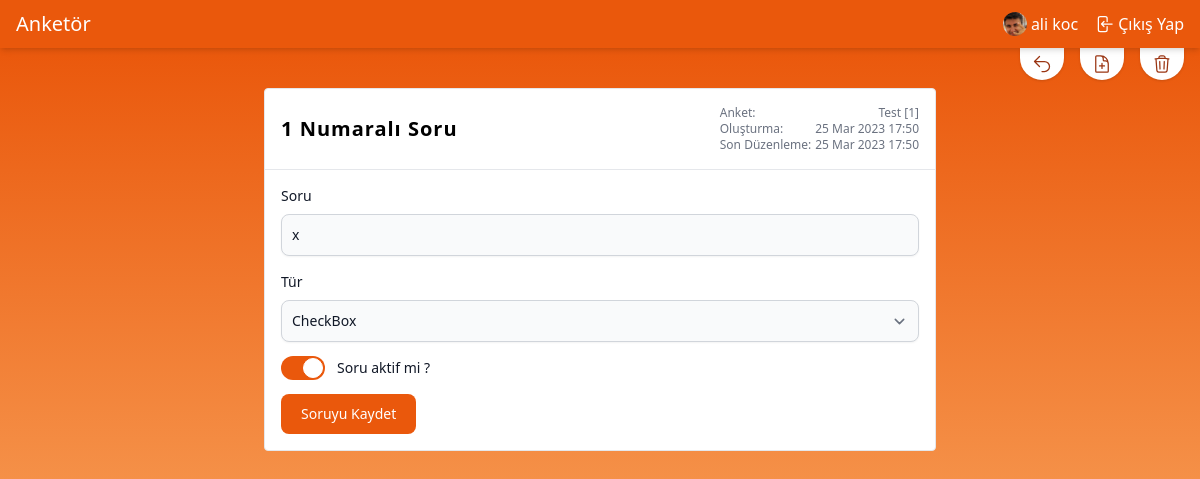
Screenshot of /polls/1/question/1/update (signed in) with the database file from the repository.
### apps/account/models.py (models this page shows, shortened)
class User(AbstractBaseUser, PermissionsMixin):
    email = models.EmailField(max_length=254, unique=True)
    name = models.CharField(max_length=254, null=True, blank=True)
    is_staff = models.BooleanField(default=False)
    is_superuser = models.BooleanField(default=False)
    is_active = models.BooleanField(default=True)
    last_login = models.DateTimeField(null=True, blank=True)
    date_joined = models.DateTimeField(auto_now_add=True)
    USERNAME_FIELD = 'email'
    EMAIL_FIELD = 'email'
    REQUIRED_FIELDS = ["name"]
    objects = UserManager()
    class Meta:
        verbose_name = "Kullanıcı"
        verbose_name_plural = "Kullanıcılar"

class Profile(models.Model):
    user = models.OneToOneField(User, on_delete=models.CASCADE)
    image = models.ImageField(default='profile_pictures/def_profile.jpg', upload_to='profile_pictures')
    class Meta:
        verbose_name = "Profil"
        verbose_name_plural = "Profiller"

### apps/poll/models.py (models this page shows, shortened)
class PollQuestion(models.Model):
    poll = models.ForeignKey(
        Poll,
        on_delete=models.CASCADE,
        null=True,
        blank=True
    )
    type = models.CharField(max_length=5, choices=PollQuestionChoices.get_choices(),
        default=PollQuestionChoices.get_default()
    )
    content = models.TextField()
    is_active = models.BooleanField(default=False)
    created_at = models.DateTimeField(auto_now_add=True)
    updated_at = models.DateTimeField(auto_now=True)
    class Meta:
        ordering = ["-id"]
        verbose_name = "Anket Soruları"
        verbose_name_plural = "Anket Soruları"
        db_table = "poll_question"

class Poll(models.Model):
    author = models.ForeignKey(
        settings.AUTH_USER_MODEL,
        on_delete=models.CASCADE,
        null=True,
        blank=True
    )
    title = models.CharField(max_length=255)
    slug = models.SlugField(editable=False, null=True, blank=True, unique=True, db_index=True)
    meta_title = models.CharField(max_length=100, null=True, blank=True)
    tags = models.TextField(null=True, blank=True)
    description = models.TextField(null=True, blank=True)
    is_active = models.BooleanField(default=False)
    is_private = models.BooleanField(default=False)
    starts_at = models.DateTimeField(null=True, blank=True,
        help_text="date and time at which the poll open up for voting"
    )
    ends_at = models.DateTimeField(null=True, blank=True,
        help_text="date and time at which the poll closes for voting"
    )
    created_at = models.DateTimeField(auto_now_add=True)
    updated_at = models.DateTimeField(auto_now=True)
    class Meta:
        ordering = ["-id"]
        verbose_name = "Anket"
        verbose_name_plural = "Anketler"
        db_table = "poll"

### apps/poll/views.py (the view, shortened to what this page needs)
# urls.py: path("<int:poll_id>/question/<int:pk>/update", UpdatePollQuestion.as_view(), name="poll.question.update"),
class UpdatePollQuestion(LoginRequiredMixin, View):
    template_name = "poll/question/update.html"
    def get(self, request, pk, poll_id):
        poll_object = get_object_or_404(Poll, pk=poll_id, author=self.request.user)
        question_object = get_object_or_404(PollQuestion, pk=pk, poll_id=poll_object.id)
        return render(request, self.template_name,
            {"question": question_object, "type_choices": PollQuestionChoices.get_choices()}
        )

### apps/poll/utils.py (called while the page is built)
    @classmethod
    def get_choices(cls):
        return cls.CHOICES

### apps/poll/templates/poll/question/update.html (shortened to what this page needs)
{% extends "base.html" %}
{% block content %}
  <section id="updateQuestion" class="from-orange-600 to-orange-300 bg-gradient-to-b">
    <div class="absolute flex right-0 space-x-4 px-4">
      <div>
        <a href="{% url "poll.question.create" poll_id=question.poll.id %}" title="Geri dön"
           class="flex bg-white rounded-b-full px-3 p-1.5 hover:py-3 transition-[padding] shadow">
          <svg xmlns="http://www.w3.org/2000/svg" fill="none" viewBox="0 0 24 24" stroke-width="1.5"
               stroke="currentColor"
               class="w-5 h-5 stroke-orange-800">
            <path stroke-linecap="round" stroke-linejoin="round" d="M9 15L3 9m0 0l6-6M3 9h12a6 6 0 010 12h-3"></path>
          </svg>
        </a>
      </div>
      <div>
        <a href="{% url "poll.answer.create" poll_id=question.poll.id question_id=question.id %}"
           class="flex bg-white rounded-b-full px-3 p-1.5 hover:py-3 transition-[padding] shadow" title="Cevap ekle">
        </a>
      </div>
      <div>
        <form action="{% url "poll.question.delete" pk=question.id poll_id=question.poll.id %}" method="post"
              class="flex bg-white rounded-b-full px-3 p-1.5 hover:py-3 transition-[padding] shadow"
              title="Sil">
          <button
            onclick="return confirm('Silmek istediğine emin misin ?')"
            type="submit">
          </button>
        </form>
      </div>
    </div>
    <div class="flex flex-col items-center my-10 mx-12 space-y-4">
      <div class="bg-white border rounded max-w-2xl w-full">
        <div class="p-4 sm:flex items-center justify-between">
          <h1 class="font-semibold text-xl tracking-wider">{{ question.id }} Numaralı Soru</h1>
          <div class="flex flex-col text-xs text-gray-500">
            <span>Anket: <span
              class="float-right ml-1">{{ question.poll.title }} [{{ question.poll.id }}] </span></span>
            <span>Oluşturma: <span class="float-right ml-1">{{ question.created_at|date:"j M Y H:i" }}</span></span>
            <span>Son Düzenleme: <span class="float-right ml-1">{{ question.updated_at|date:"j M Y H:i" }}</span></span>
          </div>
        </div>
        <hr>
        <div class="p-4">
          <form method="post">
            <div class="mb-4">
              <label for="content" class="block mb-2 text-sm font-medium text-gray-900">Soru</label>
              <input type="text" id="content" name="content"
                     value="{{ question.content }}"
                     class="shadow-sm bg-gray-50 border border-gray-300 text-gray-900 text-sm rounded-lg focus:ring-orange-500 focus:border-orange-500 block w-full p-2.5"
                     placeholder="Soru" required>
            </div>
            <div class="mb-4">
              <label for="type" class="block mb-2 text-sm font-medium text-gray-900">Tür</label>
              <select id="type" name="type"
                      required
                      class="shadow-sm bg-gray-50 border border-gray-300 text-gray-900 text-sm rounded-lg focus:ring-orange-500 focus:border-orange-500 block w-full p-2.5">
                {% for choice in type_choices %}
                  <option value="{{ choice|first }}" {% if question.type == choice|first %}
                          selected {% endif %}>{{ choice|last }}</option>
                {% endfor %}
              </select>
            </div>
            <div class="mb-4 flex items-center h-5">
              <label class="relative inline-flex items-center cursor-pointer">
                <div
                  class="w-11 h-6 bg-gray-200 peer-focus:outline-none peer-focus:ring-4 peer-focus:ring-orange-300 rounded-full peer peer-checked:after:translate-x-full peer-checked:after:border-white after:content-[''] after:absolute after:top-[2px] after:left-[2px] after:bg-white after:border-gray-300 after:border after:rounded-full after:h-5 after:w-5 after:transition-all peer-checked:bg-orange-600"></div>
                <span class="ml-3 text-sm font-medium text-gray-900">Soru aktif mi ?</span>
              </label>
            </div>
            <button type="submit"
                    class="text-white bg-orange-600 hover:bg-orange-700 focus:ring-4 focus:outline-none focus:ring-orange-300 font-medium rounded-lg text-sm px-5 py-2.5 text-center">
              Soruyu Kaydet
            </button>
          </form>
        </div>
      </div>
    </div>
  </section>
{% endblock %}

### templates/header.html (shortened to what this page needs)
{% load static %}
<header class="sticky w-full top-0 left-0 right-0 bottom-auto z-[990] bg-orange-600 text-white shadow-md p-2.5 px-4">
  <div class="flex items-center align-middle justify-between">
    <div>
      <a href="{% url "home" %}">
        <span class="text-xl font-medium">Anketör</span>
      </a>
    </div>
    <div class="flex justify-around items-center space-x-4">
      {% if not user.is_authenticated %}
        <a class="flex items-center space-x-1 hover:underline" href="{% url 'login' %}">
          <svg xmlns="http://www.w3.org/2000/svg" fill="none" viewBox="0 0 24 24" stroke-width="1.5"
               stroke="currentColor" class="w-5 h-5">
            <path stroke-linecap="round" stroke-linejoin="round"
                  d="M17.982 18.725A7.488 7.488 0 0012 15.75a7.488 7.488 0 00-5.982 2.975m11.963 0a9 9 0 10-11.963 0m11.963 0A8.966 8.966 0 0112 21a8.966 8.966 0 01-5.982-2.275M15 9.75a3 3 0 11-6 0 3 3 0 016 0z"></path>
          </svg>
          <span class="font-sans">Giriş Yap</span>
        </a>
      {% else %}
        <a href="{% url "poll.index" %}" class="flex hover:underline items-center space-x-1">
          <img class="w-6 rounded-full" src="{{ MEDIA_URL }}{{ user.profile.image.url }}"
               alt="{{ user.name }} profile image">
          <span>
            {% if user.name %} {{ user.name }} {% else %} {{ user.email }} {% endif %}
        </span>
        </a>
        <a class="flex items-center space-x-1 hover:underline" href="{% url 'logout' %}">
          <span class="font-sans">Çıkış Yap</span>
        </a>
      {% endif %}
    </div>
  </div>
</header>

### static/css/main.css (style rules this page uses)
html, body { height: 100%; width: 100%; margin: 0; padding: 0; }
body > main > section { flex: 1 1 auto; display: flex; flex-direction: column; }

### rows the page displays
User: profile.image (picture), name "ali koc"
PollQuestion: id "1", poll "Test", poll.id "1", created_at "25 Mar 2023 17:50", updated_at "25 Mar 2023 17:50", content "x", type "CheckBox"
